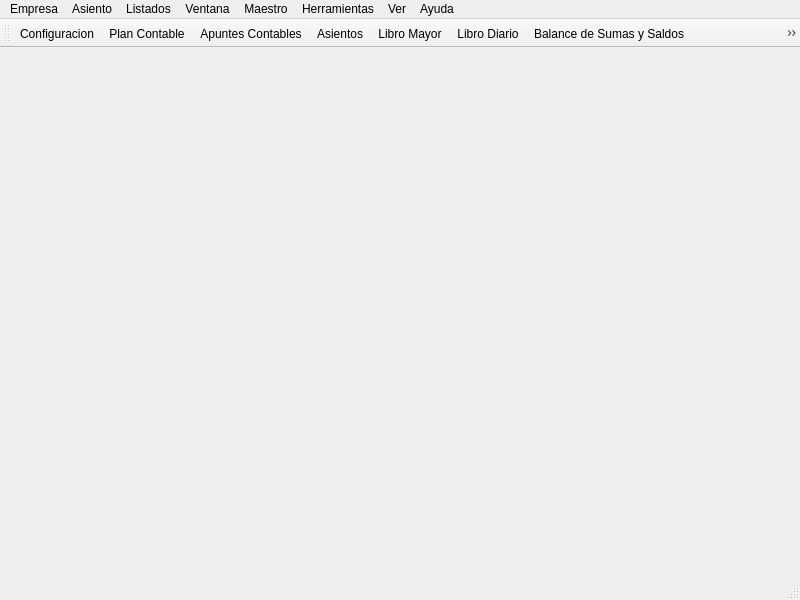
<ui version="4.0" >
 <author></author>
 <comment></comment>
 <exportmacro></exportmacro>
 <class>BulmaContBase</class>
 <widget class="QMainWindow" name="BulmaContBase" >
  <property name="geometry" >
   <rect>
    <x>0</x>
    <y>0</y>
    <width>800</width>
    <height>600</height>
   </rect>
  </property>
  <property name="windowTitle" >
   <string>BulmaCont</string>
  </property>
  <property name="windowIcon" >
   <iconset resource="../../../bulmages-recursos-graficos.qrc" >:/Genericos32x32/images/pendientes/i_bulmages.png</iconset>
  </property>
  <widget class="QWidget" name="centralwidget" />
  <widget class="QMenuBar" name="menubar" >
   <property name="geometry" >
    <rect>
     <x>0</x>
     <y>0</y>
     <width>800</width>
     <height>24</height>
    </rect>
   </property>
   <widget class="QMenu" name="menuListados" >
    <property name="title" >
     <string>Listados</string>
    </property>
    <addaction name="actionCuentas_Anuales" />
    <addaction name="actionMasas_Patrimoniales" />
    <addaction name="separator" />
    <addaction name="actionRegistro_de_IVA" />
    <addaction name="actionModelo_347_no_oficial" />
    <addaction name="separator" />
    <addaction name="actionCobros_y_Pagos" />
    <addaction name="actionAmortizaciones" />
   </widget>
   <widget class="QMenu" name="menuMaestro" >
    <property name="title" >
     <string>Maestro</string>
    </property>
    <addaction name="actionFormas_de_Pago" />
    <addaction name="actionTipos_de_IVA" />
    <addaction name="separator" />
    <addaction name="actionCentros_de_Coste" />
    <addaction name="actionCanales" />
    <addaction name="separator" />
    <addaction name="actionAsientos_Inteligentes" />
   </widget>
   <widget class="QMenu" name="menuVentana" >
    <property name="title" >
     <string>Ventana</string>
    </property>
    <addaction name="actionPlan_Contable" />
    <addaction name="actionAsientos" />
    <addaction name="actionApuntes_Contables" />
    <addaction name="actionLibro_Mayor" />
    <addaction name="actionLibro_Diario" />
    <addaction name="actionBalance_de_Sumas_y_Saldos" />
    <addaction name="actionBalance_Jer_rquico_de_Sumas_y_Saldos" />
   </widget>
   <widget class="QMenu" name="menuHerramientas" >
    <property name="title" >
     <string>Herramientas</string>
    </property>
    <addaction name="actionImprimir" />
    <addaction name="actionGuardar" />
    <addaction name="actionActualizar" />
    <addaction name="actionFiltrar" />
    <addaction name="separator" />
    <addaction name="actionRecalcular_Saldos_Iniciales" />
    <addaction name="actionSustituir_Cuentas" />
    <addaction name="actionBloquear_Fechas" />
    <addaction name="separator" />
    <addaction name="actionCanal_por_Defecto" />
    <addaction name="actionCentro_de_Coste_por_Defecto" />
   </widget>
   <widget class="QMenu" name="menuAyuda" >
    <property name="title" >
     <string>Ayuda</string>
    </property>
    <addaction name="actionAyuda" />
    <addaction name="actionAcerca_de" />
   </widget>
   <widget class="QMenu" name="menuVer" >
    <property name="title" >
     <string>Ver</string>
    </property>
    <addaction name="actionPantalla_Completa" />
    <addaction name="actionOrdenar_Ventanas" />
    <addaction name="actionOrganizaci_n_en_Cascada" />
   </widget>
   <widget class="QMenu" name="menuAsiento" >
    <property name="title" >
     <string>Asiento</string>
    </property>
    <addaction name="actionAbrir_Asientos" />
    <addaction name="actionOrdenar_Asientos" />
    <addaction name="separator" />
    <addaction name="actionAsiento_de_Apertura" />
    <addaction name="actionAsiento_de_Regularizacion" />
    <addaction name="actionAsiento_de_Cierre" />
   </widget>
   <widget class="QMenu" name="menuEmpresa" >
    <property name="title" >
     <string>Empresa</string>
    </property>
    <addaction name="actionConfiguracion" />
    <addaction name="actionSalir" />
   </widget>
   <addaction name="menuEmpresa" />
   <addaction name="menuAsiento" />
   <addaction name="menuListados" />
   <addaction name="menuVentana" />
   <addaction name="menuMaestro" />
   <addaction name="menuHerramientas" />
   <addaction name="menuVer" />
   <addaction name="menuAyuda" />
  </widget>
  <widget class="QStatusBar" name="statusbar" >
   <property name="geometry" >
    <rect>
     <x>0</x>
     <y>581</y>
     <width>800</width>
     <height>19</height>
    </rect>
   </property>
  </widget>
  <widget class="QToolBar" name="toolBar" >
   <property name="orientation" >
    <enum>Qt::Horizontal</enum>
   </property>
   <attribute name="toolBarArea" >
    <number>4</number>
   </attribute>
   <addaction name="actionConfiguracion" />
   <addaction name="actionPlan_Contable" />
   <addaction name="actionApuntes_Contables" />
   <addaction name="actionAsientos" />
   <addaction name="actionLibro_Mayor" />
   <addaction name="actionLibro_Diario" />
   <addaction name="actionBalance_de_Sumas_y_Saldos" />
   <addaction name="actionBalance_Jer_rquico_de_Sumas_y_Saldos" />
  </widget>
  <action name="actionConfiguracion" >
   <property name="icon" >
    <iconset resource="../../../bulmages-recursos-graficos.qrc" >:/Genericos32x32/images/pendientes/i_configuracion.xpm</iconset>
   </property>
   <property name="text" >
    <string>Configuracion</string>
   </property>
  </action>
  <action name="actionSalir" >
   <property name="text" >
    <string>Salir</string>
   </property>
  </action>
  <action name="actionAbrir_Asientos" >
   <property name="text" >
    <string>Abrir Asientos</string>
   </property>
  </action>
  <action name="actionOrdenar_Asientos" >
   <property name="text" >
    <string>Ordenar Asientos</string>
   </property>
  </action>
  <action name="actionAsiento_de_Apertura" >
   <property name="text" >
    <string>Asiento de Apertura</string>
   </property>
  </action>
  <action name="actionAsiento_de_Regularizacion" >
   <property name="text" >
    <string>Asiento de Regularizacion</string>
   </property>
  </action>
  <action name="actionAsiento_de_Cierre" >
   <property name="text" >
    <string>Asiento de Cierre</string>
   </property>
  </action>
  <action name="actionCuentas_Anuales" >
   <property name="text" >
    <string>Cuentas Anuales</string>
   </property>
  </action>
  <action name="actionMasas_Patrimoniales" >
   <property name="text" >
    <string>Masas Patrimoniales</string>
   </property>
  </action>
  <action name="actionRegistro_de_IVA" >
   <property name="text" >
    <string>Registro de IVA</string>
   </property>
  </action>
  <action name="actionModelo_347_no_oficial" >
   <property name="text" >
    <string>Modelo 347 no oficial</string>
   </property>
  </action>
  <action name="actionCobros_y_Pagos" >
   <property name="text" >
    <string>Cobros y Pagos</string>
   </property>
  </action>
  <action name="actionAmortizaciones" >
   <property name="text" >
    <string>Amortizaciones</string>
   </property>
  </action>
  <action name="actionPlan_Contable" >
   <property name="icon" >
    <iconset resource="../../../bulmages-recursos-graficos.qrc" >:/BulmaCont32x32/images/pendientes/i_cuentas.xpm</iconset>
   </property>
   <property name="text" >
    <string>Plan Contable</string>
   </property>
  </action>
  <action name="actionAsientos" >
   <property name="icon" >
    <iconset resource="../../../bulmages-recursos-graficos.qrc" >:/BulmaCont32x32/images/pendientes/i_asiento.xpm</iconset>
   </property>
   <property name="text" >
    <string>Asientos</string>
   </property>
  </action>
  <action name="actionApuntes_Contables" >
   <property name="icon" >
    <iconset resource="../../../bulmages-recursos-graficos.qrc" >:/BulmaCont32x32/images/pendientes/i_lapiz.xpm</iconset>
   </property>
   <property name="text" >
    <string>Apuntes Contables</string>
   </property>
  </action>
  <action name="actionLibro_Mayor" >
   <property name="icon" >
    <iconset resource="../../../bulmages-recursos-graficos.qrc" >:/BulmaCont32x32/images/pendientes/i_mayor.xpm</iconset>
   </property>
   <property name="text" >
    <string>Libro Mayor</string>
   </property>
  </action>
  <action name="actionLibro_Diario" >
   <property name="icon" >
    <iconset resource="../../../bulmages-recursos-graficos.qrc" >:/BulmaCont32x32/images/pendientes/i_diario.xpm</iconset>
   </property>
   <property name="text" >
    <string>Libro Diario</string>
   </property>
  </action>
  <action name="actionBalance_de_Sumas_y_Saldos" >
   <property name="icon" >
    <iconset resource="../../../bulmages-recursos-graficos.qrc" >:/BulmaCont32x32/images/pendientes/i_balance.xpm</iconset>
   </property>
   <property name="text" >
    <string>Balance de Sumas y Saldos</string>
   </property>
  </action>
  <action name="actionBalance_Jer_rquico_de_Sumas_y_Saldos" >
   <property name="icon" >
    <iconset resource="../../../bulmages-recursos-graficos.qrc" >:/BulmaCont32x32/images/pendientes/i_arbolBalance.xpm</iconset>
   </property>
   <property name="text" >
    <string>Balance Jerárquico de Sumas y Saldos</string>
   </property>
  </action>
  <action name="actionFormas_de_Pago" >
   <property name="text" >
    <string>Formas de Pago</string>
   </property>
  </action>
  <action name="actionTipos_de_IVA" >
   <property name="text" >
    <string>Tipos de IVA</string>
   </property>
  </action>
  <action name="actionCentros_de_Coste" >
   <property name="icon" >
    <iconset resource="../../../bulmages-recursos-graficos.qrc" >:/BulmaCont32x32/images/pendientes/i_centroCoste.xpm</iconset>
   </property>
   <property name="text" >
    <string>Centros de Coste</string>
   </property>
  </action>
  <action name="actionCanales" >
   <property name="icon" >
    <iconset resource="../../../bulmages-recursos-graficos.qrc" >:/BulmaCont32x32/images/pendientes/i_canales.xpm</iconset>
   </property>
   <property name="text" >
    <string>Canales</string>
   </property>
  </action>
  <action name="actionAsientos_Inteligentes" >
   <property name="icon" >
    <iconset resource="../../../bulmages-recursos-graficos.qrc" >:/BulmaCont32x32/images/pendientes/i_asientoListo.xpm</iconset>
   </property>
   <property name="text" >
    <string>Asientos Inteligentes</string>
   </property>
  </action>
  <action name="actionImprimir" >
   <property name="icon" >
    <iconset resource="../../../bulmages-recursos-graficos.qrc" >:/Genericos32x32/images/pendientes/i_filePrint.xpm</iconset>
   </property>
   <property name="text" >
    <string>Imprimir</string>
   </property>
  </action>
  <action name="actionGuardar" >
   <property name="icon" >
    <iconset resource="../../../bulmages-recursos-graficos.qrc" >:/Genericos32x32/images/pendientes/i_save.xpm</iconset>
   </property>
   <property name="text" >
    <string>Guardar</string>
   </property>
  </action>
  <action name="actionActualizar" >
   <property name="icon" >
    <iconset resource="../../../bulmages-recursos-graficos.qrc" >:/Genericos32x32/images/pendientes/i_reload.png</iconset>
   </property>
   <property name="text" >
    <string>Actualizar</string>
   </property>
  </action>
  <action name="actionFiltrar" >
   <property name="icon" >
    <iconset resource="../../../bulmages-recursos-graficos.qrc" >:/Genericos32x32/images/pendientes/i_find.png</iconset>
   </property>
   <property name="text" >
    <string>Filtrar</string>
   </property>
  </action>
  <action name="actionRecalcular_Saldos_Iniciales" >
   <property name="text" >
    <string>Recalcular Saldos Iniciales</string>
   </property>
  </action>
  <action name="actionSustituir_Cuentas" >
   <property name="text" >
    <string>Sustituir Cuentas</string>
   </property>
  </action>
  <action name="actionBloquear_Fechas" >
   <property name="text" >
    <string>Bloquear Fechas</string>
   </property>
  </action>
  <action name="actionCanal_por_Defecto" >
   <property name="text" >
    <string>Canal por Defecto</string>
   </property>
  </action>
  <action name="actionCentro_de_Coste_por_Defecto" >
   <property name="text" >
    <string>Centro de Coste por Defecto</string>
   </property>
  </action>
  <action name="actionPantalla_Completa" >
   <property name="text" >
    <string>Pantalla Completa</string>
   </property>
  </action>
  <action name="actionOrdenar_Ventanas" >
   <property name="text" >
    <string>Ordenar Ventanas</string>
   </property>
  </action>
  <action name="actionOrganizaci_n_en_Cascada" >
   <property name="text" >
    <string>Organización en Cascada</string>
   </property>
  </action>
  <action name="actionAyuda" >
   <property name="text" >
    <string>Ayuda</string>
   </property>
  </action>
  <action name="actionAcerca_de" >
   <property name="text" >
    <string>Acerca de</string>
   </property>
  </action>
 </widget>
 <pixmapfunction></pixmapfunction>
 <resources>
  <include location="../../../bulmages-recursos-graficos.qrc" />
 </resources>
 <connections>
  <connection>
   <sender>actionSalir</sender>
   <signal>activated()</signal>
   <receiver>BulmaContBase</receiver>
   <slot>close()</slot>
   <hints>
    <hint type="sourcelabel" >
     <x>-1</x>
     <y>-1</y>
    </hint>
    <hint type="destinationlabel" >
     <x>399</x>
     <y>299</y>
    </hint>
   </hints>
  </connection>
 </connections>
</ui>
